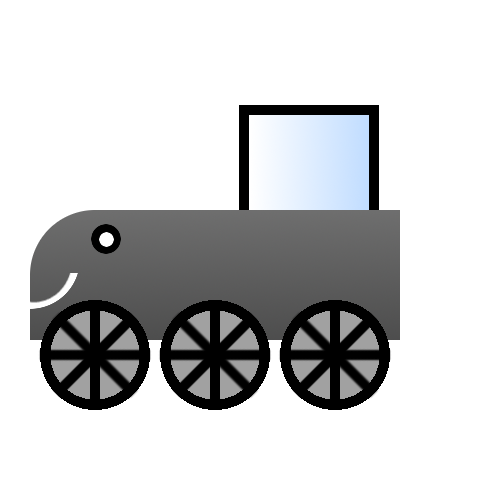
#> input picture taxe/core/assets/trains/BulletTrain.png, 500 x 500 px; its folder holds 4 pictures in this run
$ python resize_images.py
#> lines starting #> are read from the running program, lines starting #| are printed output that depends on the picture
from PIL import Image
import os

path = "C:/git/sepr project/taxe/core/assets/trains"

os.chdir(path)

for file in os.listdir():
	if ".png" not in file:
		continue

	with Image.open(file) as im:
#> im is the input picture: PIL image 500x500 RGBA; mean R, G, B, A 31.1, 31.7, 32.5, 82.7
		im = im.resize((64,64))
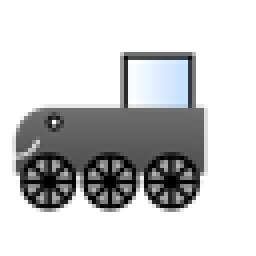
#> im: PIL image 64x64 RGBA (shown 4 times larger); mean R, G, B, A 32.5, 33.1, 33.9, 82.7; transparent parts drawn white
		im.save(path + "/cursor/" + file)
#> pass 2 of the loop `for file in os.listdir():`:
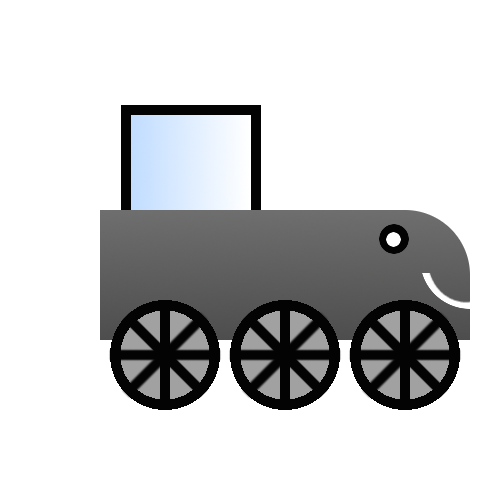
#> input picture taxe/core/assets/trains/BulletTrainRight.png, 500 x 500 px
#> im is the input picture: PIL image 500x500 RGBA; mean R, G, B, A 31.3, 32, 32.7, 82.7
#> `im = im.resize((64,64))`:
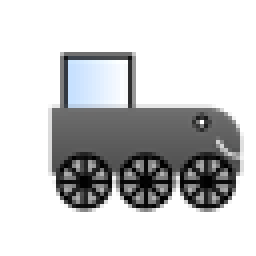
#> im: PIL image 64x64 RGBA (shown 4 times larger); mean R, G, B, A 32.7, 33.3, 34.1, 82.7; transparent parts drawn white
#> pass 3 of the loop `for file in os.listdir():`:
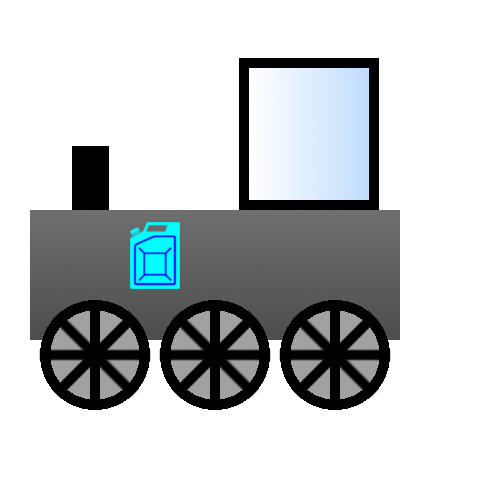
#> input picture taxe/core/assets/trains/DieselTrain.png, 500 x 500 px
#> im is the input picture: PIL image 500x500 RGBA; mean R, G, B, A 34.1, 37.6, 39.2, 92.7
#> `im = im.resize((64,64))`:
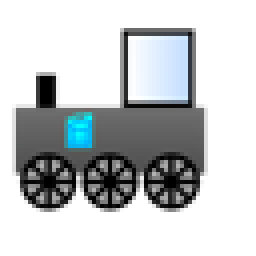
#> im: PIL image 64x64 RGBA (shown 4 times larger); mean R, G, B, A 35.5, 39, 40.5, 92.8; transparent parts drawn white
#> the loop made 4 passes; the first 3 are shown
